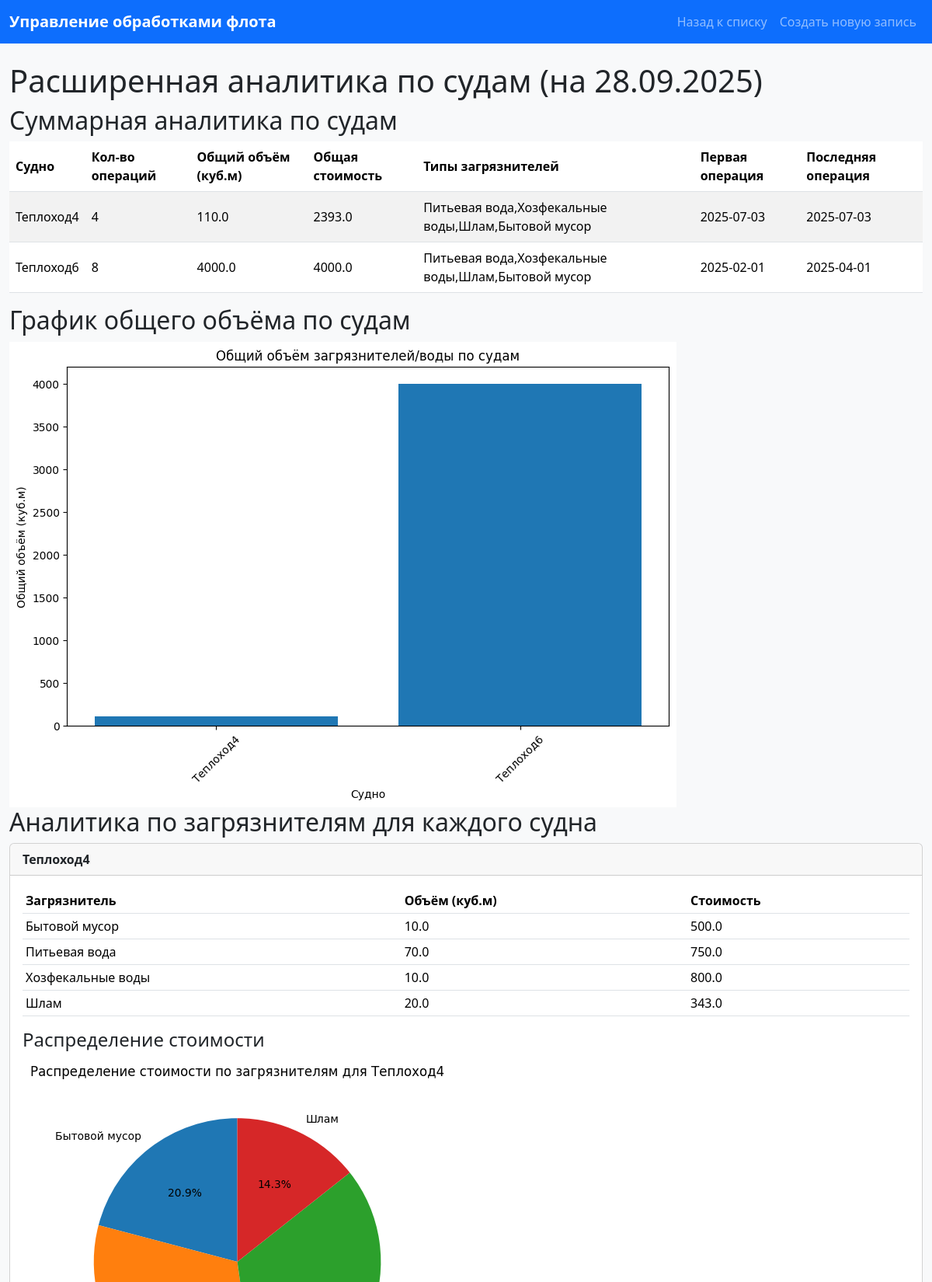
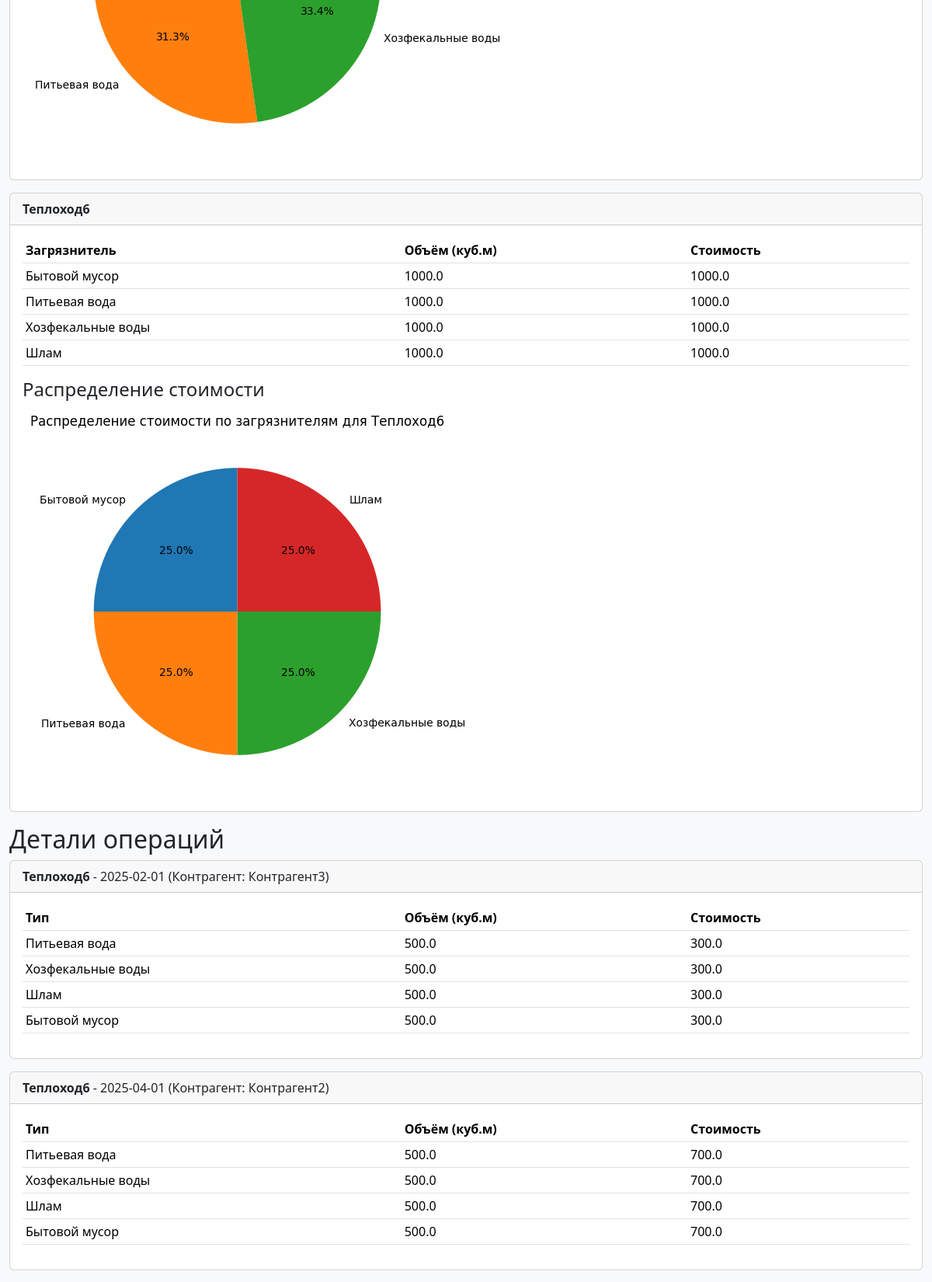
The app's page /analytics (upper part) with its own data (2 pictures, top to bottom).
### main.py (models this page shows)
class Ship(Base):
    __tablename__ = "ships"
    id = Column(Integer, primary_key=True, index=True)
    name = Column(String, unique=True, index=True)

class Pollutant(Base):
    __tablename__ = "pollutants"
    id = Column(Integer, primary_key=True, index=True)
    name = Column(String, unique=True, index=True)

class Operation(Base):
    __tablename__ = "operations"
    id = Column(Integer, primary_key=True, index=True)
    ship_id = Column(Integer, ForeignKey("ships.id"))
    port_id = Column(Integer, ForeignKey("ports.id"))
    contractor_id = Column(Integer, ForeignKey("contractors.id"))
    date = Column(Date)
    has_documents = Column(Boolean, default=False)
    ship = relationship("Ship")
    port = relationship("Port")
    contractor = relationship("Contractor")
    pollutants = relationship("OperationPollutant", back_populates="operation", cascade="all, delete-orphan")

class Contractor(Base):
    __tablename__ = "contractors"
    id = Column(Integer, primary_key=True, index=True)
    name = Column(String, unique=True, index=True)

class OperationPollutant(Base):
    __tablename__ = "operation_pollutants"
    id = Column(Integer, primary_key=True, index=True)
    operation_id = Column(Integer, ForeignKey("operations.id"))
    pollutant_id = Column(Integer, ForeignKey("pollutants.id"))
    volume = Column(Float, default=0.0)
    cost = Column(Float, default=0.0)
    operation = relationship("Operation", back_populates="pollutants")
    pollutant = relationship("Pollutant")

### main.py (the view)
@app.get("/analytics", response_class=HTMLResponse)
async def analytics(request: Request, db: Session = Depends(get_db)):
    current_date = date(2025, 9, 28)  # Текущая дата
    summary_query = (
        db.query(
            Ship.name.label("ship_name"),
            func.count(Operation.id).label("operation_count"),
            func.sum(OperationPollutant.volume).label("total_volume"),
            func.sum(OperationPollutant.cost).label("total_cost"),
            func.group_concat(Pollutant.name.distinct()).label("pollutant_types"),
            func.min(Operation.date).label("first_operation"),
            func.max(Operation.date).label("last_operation")
        )
        .outerjoin(Operation, Ship.id == Operation.ship_id)
        .outerjoin(OperationPollutant, Operation.id == OperationPollutant.operation_id)
        .outerjoin(Pollutant, OperationPollutant.pollutant_id == Pollutant.id)
        .filter(Operation.date <= current_date)
        .group_by(Ship.id)
        .order_by(Ship.name)
    )
    summary_results = summary_query.all()
    pollutants_query = (
        db.query(
            Ship.name.label("ship_name"),
            Pollutant.name.label("pollutant_name"),
            func.sum(OperationPollutant.volume).label("total_volume"),
            func.sum(OperationPollutant.cost).label("total_cost")
        )
        .outerjoin(Operation, Ship.id == Operation.ship_id)
        .outerjoin(OperationPollutant, Operation.id == OperationPollutant.operation_id)
        .outerjoin(Pollutant, OperationPollutant.pollutant_id == Pollutant.id)
        .filter(Operation.date <= current_date)
        .filter((OperationPollutant.volume > 0) | (OperationPollutant.cost > 0))
        .group_by(Ship.name, Pollutant.name)
        .order_by(Ship.name, Pollutant.name)
    )
    pollutants_results = pollutants_query.all()
    ship_names = [row.ship_name for row in summary_results]
    total_volumes = [row.total_volume or 0 for row in summary_results]
    fig, ax = plt.subplots(figsize=(10, 6))
    ax.bar(ship_names, total_volumes)
    ax.set_xlabel('Судно')
    ax.set_ylabel('Общий объём (куб.м)')
    ax.set_title('Общий объём загрязнителей/воды по судам')
    ax.tick_params(axis='x', rotation=45)
    buffer = BytesIO()
    plt.savefig(buffer, format='png', bbox_inches='tight')
    buffer.seek(0)
    volume_chart_base64 = base64.b64encode(buffer.read()).decode('utf-8')
    plt.close(fig)
    pie_charts = {}
    ships = db.query(Ship).order_by(Ship.name).all()
    for ship in ships:
        ship_pollutants = [
            row for row in pollutants_results if row.ship_name == ship.name
        ]
        if ship_pollutants:
            poll_names = [row.pollutant_name for row in ship_pollutants]
            poll_costs = [row.total_cost or 0 for row in ship_pollutants]
            fig_pie, ax_pie = plt.subplots(figsize=(8, 6))
            ax_pie.pie(poll_costs, labels=poll_names, autopct='%1.1f%%', startangle=90)
            ax_pie.set_title(f'Распределение стоимости по загрязнителям для {ship.name}')
            buffer_pie = BytesIO()
            plt.savefig(buffer_pie, format='png', bbox_inches='tight')
            buffer_pie.seek(0)
            pie_charts[ship.name] = base64.b64encode(buffer_pie.read()).decode('utf-8')
            plt.close(fig_pie)
    operations = db.query(Operation).filter(Operation.date <= current_date).all()
    return templates.TemplateResponse("analytics.html", {
        "request": request,
        "operations": operations,
        "summary_results": summary_results,
        "pollutants_results": pollutants_results,
        "volume_chart_base64": volume_chart_base64,
        "pie_charts": pie_charts
    })

### templates/analytics.html (shortened to what this page needs)
<!DOCTYPE html>
<html lang="ru">
<head>
    <link href="https://cdn.jsdelivr.net/npm/bootstrap@5.3.3/dist/css/bootstrap.min.css" rel="stylesheet">
    <link href="/static/styles.css" rel="stylesheet">
</head>
<body>
    <nav class="navbar navbar-expand-lg navbar-dark bg-primary">
        <div class="container">
            <a class="navbar-brand" href="/">Управление обработками флота</a>
            <div class="navbar-nav">
                <a class="nav-link" href="/">Назад к списку</a>
                <a class="nav-link" href="/create">Создать новую запись</a>
            </div>
        </div>
    </nav>
    <div class="container mt-4">
        <h1>Расширенная аналитика по судам (на 28.09.2025)</h1>
        <h2>Суммарная аналитика по судам</h2>
        <table class="table table-striped table-hover">
            <thead>
                <tr>
                    <th>Судно</th>
                    <th>Кол-во операций</th>
                    <th>Общий объём (куб.м)</th>
                    <th>Общая стоимость</th>
                    <th>Типы загрязнителей</th>
                    <th>Первая операция</th>
                    <th>Последняя операция</th>
                </tr>
            </thead>
            <tbody>
                {% for row in summary_results %}
                <tr>
                    <td>{{ row.ship_name }}</td>
                    <td>{{ row.operation_count }}</td>
                    <td>{{ row.total_volume or 0 }}</td>
                    <td>{{ row.total_cost or 0 }}</td>
                    <td>{{ row.pollutant_types or 'Нет' }}</td>
                    <td>{{ row.first_operation or 'Нет' }}</td>
                    <td>{{ row.last_operation or 'Нет' }}</td>
                </tr>
                {% endfor %}
            </tbody>
        </table>
        <h2>График общего объёма по судам</h2>
        <img alt="Общий объём по судам" class="img-fluid">
        <h2>Аналитика по загрязнителям для каждого судна</h2>
        {% for row in summary_results %}
        <div class="card mb-3">
            <div class="card-header">
                <strong>{{ row.ship_name }}</strong>
            </div>
            <div class="card-body">
                <table class="table table-sm">
                    <thead>
                        <tr>
                            <th>Загрязнитель</th>
                            <th>Объём (куб.м)</th>
                            <th>Стоимость</th>
                        </tr>
                    </thead>
                    <tbody>
                        {% for p_row in pollutants_results %}
                        {% if p_row.ship_name == row.ship_name %}
                        <tr>
                            <td>{{ p_row.pollutant_name }}</td>
                            <td>{{ p_row.total_volume or 0 }}</td>
                            <td>{{ p_row.total_cost or 0 }}</td>
                        </tr>
                        {% endif %}
                        {% endfor %}
                    </tbody>
                </table>
                {% if pie_charts[row.ship_name] %}
                <h4>Распределение стоимости</h4>
                <img alt="Распределение для {{ row.ship_name }}" class="img-fluid">
                {% endif %}
            </div>
        </div>
        {% endfor %}
        <h2>Детали операций</h2>
        {% for op in operations %}
        <div class="card mb-3">
            <div class="card-header">
                <strong>{{ op.ship.name }}</strong> - {{ op.date }} (Контрагент: {{ op.contractor.name }})
            </div>
            <div class="card-body">
                <table class="table table-sm">
                    <thead>
                        <tr>
                            <th>Тип</th>
                            <th>Объём (куб.м)</th>
                            <th>Стоимость</th>
                        </tr>
                    </thead>
                    <tbody>
                        {% for op_pollutant in op.pollutants %}
                        <tr>
                            <td>{{ op_pollutant.pollutant.name }}</td>
                            <td>{{ op_pollutant.volume }}</td>
                            <td>{{ op_pollutant.cost }}</td>
                        </tr>
                        {% endfor %}
                    </tbody>
                </table>
            </div>
        </div>
        {% endfor %}
    </div>
</body>
</html>

### static/styles.css (style rules this page uses)
body { background-color: #f8f9fa; }
.navbar-brand { font-weight: bold; }
.table th, .table td { vertical-align: middle; }
.container { max-width: 1200px; }

### records on screen
Ship: ship_name "Теплоход4", operation_count "4", total_volume "110.0", total_cost "2393.0", pollutant_types "Питьевая вода,Хозфекальные воды,Шлам,Бытовой мусор", first_operation "2025-07-03", last_operation "2025-07-03"
Ship: ship_name "Теплоход6", operation_count "8", total_volume "4000.0", total_cost "4000.0", pollutant_types "Питьевая вода,Хозфекальные воды,Шлам,Бытовой мусор", first_operation "2025-02-01", last_operation "2025-04-01"
Pollutant: pollutant_name "Бытовой мусор", total_volume "10.0", total_cost "500.0", total_volume "1000.0", total_cost "1000.0"
Pollutant: pollutant_name "Питьевая вода", total_volume "70.0", total_cost "750.0", total_volume "1000.0", total_cost "1000.0"
Pollutant: pollutant_name "Хозфекальные воды", total_volume "10.0", total_cost "800.0", total_volume "1000.0", total_cost "1000.0"
Pollutant: pollutant_name "Шлам", total_volume "20.0", total_cost "343.0", total_volume "1000.0", total_cost "1000.0"
Operation: ship.name "Теплоход6", date "2025-02-01", contractor.name "Контрагент3"
OperationPollutant: pollutant.name "Питьевая вода", volume "500.0", cost "300.0"
OperationPollutant: pollutant.name "Хозфекальные воды", volume "500.0", cost "300.0"
OperationPollutant: pollutant.name "Шлам", volume "500.0", cost "300.0"
OperationPollutant: pollutant.name "Бытовой мусор", volume "500.0", cost "300.0"
Operation: ship.name "Теплоход6", date "2025-04-01", contractor.name "Контрагент2"
OperationPollutant: pollutant.name "Питьевая вода", volume "500.0", cost "700.0"
OperationPollutant: pollutant.name "Хозфекальные воды", volume "500.0", cost "700.0"
OperationPollutant: pollutant.name "Шлам", volume "500.0", cost "700.0"
OperationPollutant: pollutant.name "Бытовой мусор", volume "500.0", cost "700.0"
